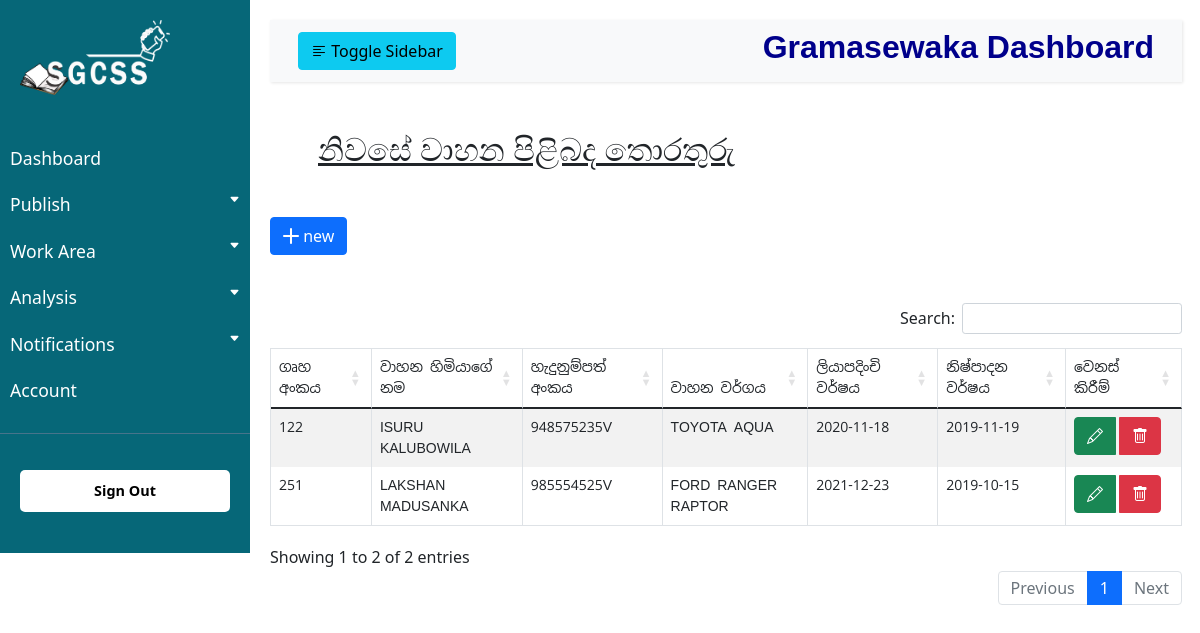
The app's page /gaccount/ruralinfo/rPage7.php (signed in) with its own data.
### tables this page shows
CREATE TABLE IF NOT EXISTS `vehicle_info` (
  `id` int(11) NOT NULL AUTO_INCREMENT,
  `h_no` varchar(100) NOT NULL,
  `owner` varchar(650) NOT NULL,
  `nic` varchar(12) NOT NULL,
  `vehi_type` varchar(300) NOT NULL,
  `reg_year` date NOT NULL,
  `made_year` date NOT NULL,
  PRIMARY KEY (`id`)
);

### gaccount/ruralinfo/rPage7.php (the view, shortened to what this page needs)
<?php
include("../connection/db_connection.php");
?>
<!DOCTYPE html>
<html lang="en">
<head>
     <link rel="stylesheet" href="../css/style.css">
     <link rel="stylesheet" href="https://cdnjs.cloudflare.com/ajax/libs/twitter-bootstrap/4.5.2/css/bootstrap.css">
     <link rel="stylesheet" href="https://cdn.jsdelivr.net/npm/bootstrap@5.0.2/dist/css/bootstrap.min.css">
     <link rel="stylesheet" href="https://cdn.datatables.net/1.11.0/css/dataTables.bootstrap4.min.css">
     <link rel="stylesheet" href="https://cdn.datatables.net/buttons/2.0.1/css/buttons.dataTables.min.css">
     <link rel="stylesheet" href="https://cdn.jsdelivr.net/npm/bootstrap-icons@1.5.0/font/bootstrap-icons.css">
</head>
<body>
<div class="wrapper">
        <nav id="sidebar">
            <div class="sidebar-header">
                <img src="../asset/Logo.png" alt="Logo" width="150px" height="75px">
            </div>
            <ul class="list-unstyled components">
                <li>
                    <a href="../gdashboard.php" class="dash-header">Dashboard</a>
                </li>
                <li>
                    <a href="#homeSubmenu" data-bs-toggle="collapse" aria-expanded="false" class="dropdown-toggle">Publish<i class="bi bi-caret-down-fill bi-lg first"></i></a>
                </li>
                <li>
                    <a href="#workArea" data-bs-toggle="collapse" aria-expanded="false" class="dropdown-toggle">Work Area <i class="bi bi-caret-down-fill bi-lg first"></i></a>
                </li>
                <li>
                    <a href="#analysis" data-bs-toggle="collapse" aria-expanded="false" class="dropdown-toggle">Analysis <i class="bi bi-caret-down-fill bi-lg first"></i></a>
                </li>
                <li>
                    <a href="#notification" data-bs-toggle="collapse"  aria-expanded="false" class="dropdown-toggle">Notifications <i class="bi bi-caret-down-fill bi-lg first"></i></a>
                </li>
                <li>
                    <a href="../account.php">Account</a>
                </li>
            </ul>
            <ul class="list-unstyled CTAs">
                <li>
                    <a href="../../signout.php" class="signout">Sign Out</a>
                </li>
            </ul>
        </nav>
        <div id="content">
            <nav class="navbar navbar-expand-lg navbar-light bg-light">
                <div class="container-fluid">
                    <button type="button" id="sidebarCollapse" class="btn btn-info">
                    <i class="bi bi-text-left bi-bold"></i>
                        <span>Toggle Sidebar</span>
                    </button>
                    <div class="dashboard-name">
                        <h2 class="dashboard-header">Gramasewaka Dashboard</h2>
                    </div>
                </div>
            </nav>
            <div class="table-name">
                    <h3 class="table-name-header m-5"><u>නිවසේ වාහන පිළිබද තොරතුරු</u></h3>
            </div>
            <div class="insert-new">
                <button type="submit" class="btn btn-primary" name="insert" id="insert" data-toggle="modal" data-target="#vehForm"><i class="bi bi-plus-lg"></i> new</button>
            </div>
            <div class="row my-5">
                <table class="table table-striped table-responsive-md table-bordered my-5" id="vehicleTable">
                    <thead>
                        <tr>
                            <th class="sinhala-font">ගෘහ අංකය</th>
                            <th class="sinhala-font">වාහන හිමියාගේ නම</th>
                            <th class="sinhala-font">හැදුනුම්පත් අංකය</th>
                            <th class="sinhala-font">වාහන වර්ගය</th>
                            <th class="sinhala-font">ලියාපදිංචි වර්ෂය</th>
                            <th class="sinhala-font">නිෂ්පාදන වර්ෂය</th>
                            <th class="sinhala-font">වෙනස් කිරීම්</th>
                        </tr>
                    </thead>
                    <tbody>
                        <?php
                                $selectData = "SELECT * FROM `vehicle_info` ORDER BY `h_no`";
                                $resultSelect = mysqli_query($conn, $selectData);
                                if(mysqli_num_rows($resultSelect)>0){
                                    while($row = mysqli_fetch_assoc($resultSelect)){
                                        echo '
                                            <tr>
                                                <td class="sinhala-font d-none" name="hNo" id="t_id">'.$row["id"].'</td>
                                                <td class="sinhala-font" name="hNo" id="t_hNo">'.$row["h_no"].'</td>
                                                <td class="sinhala-font" name="vehicleOwner" id="t_vehicleOwner">'.$row["owner"].'</td>
                                                <td class="sinhala-font" name="nic" id="t_nic">'.$row["nic"].'</td>
                                                <td class="sinhala-font" name="vehicleType" id="t_vehicleType">'.$row["vehi_type"].'</td>
                                                <td class="sinhala-font" name="regYear" id="t_regYear">'.$row["reg_year"].'</td>
                                                <td class="sinhala-font" name="madeYear" id="t_madeYear">'.$row["made_year"].'</td>
                                                <td name="change" id="change">
                                                    <div class="btn-group">
                                                        <button class="btn btn-success mr-1" name="update" id="update" data-toggle="modal" data-target="#vehUpdate"><i class="bi bi-pencil"></i></button>
                                                        <button class="btn btn-danger " name="delete" id="'.$row["id"].'" data-bs-toggle="tooltip" data-bs-placement="top" title="DELETE" onclick="r7DeleteRow(this.id);"><i class="bi bi-trash"></i></button>
                                                    </div>
                                                </td>
                                            </tr>
                                        ';
                                    }
                                }
                        ?>
                    </tbody>
                </table>
            </div>
        </div>
    </div>
</body>
</html>

### gaccount/css/style.css (style rules this page uses)
body { font-family: 'Poppins', sans-serif; background: #fafafa; }
ul li a i.first { position: inherit; text-align: right; float: right; font-size: 11px; }
a, a:hover, a:focus { color: inherit; text-decoration: none; transition: all 0.6s; }
.navbar { padding: 15px 10px; background: #fff; border: none; border-radius: 0; margin-bottom: 40px; box-shadow: 1px 1px 3px rgba(0, 0, 0, 0.1); }
.wrapper { display: flex; width: 100%; align-items: stretch; }
#sidebar { min-width: 250px; max-width: 250px; min-height: fit-content; max-height: fit-content; background: #066778 ; color: #fff; transition: all 0.3s; }
#sidebar .sidebar-header { padding: 20px; background: #066778 ; }
#sidebar ul.components { padding: 20px 0; border-bottom: 1px solid #47748b; }
#sidebar ul li a { color: #fff; padding: 10px; font-size: 1.1em; display: block; text-decoration: none; }
.dropdown-toggle::after { display: block; position: absolute; top: 50%; right: 20px; transform: translateY(-50%); }
ul.CTAs { padding: 20px; }
ul.CTAs a { text-align: center; font-size: 0.9em !important; display: block; border-radius: 5px; margin-bottom: 5px; }
.dashboard-name .dashboard-header { font-weight: bold; font-family: Arial, Helvetica, sans-serif; color:darkblue; }
#sidebar ul li a.signout { background: #fff; color: #000; font-weight: bold; }
i.bi-text-left { font-weight: 700; color: black; }
#content { width: 100%; padding: 20px; min-height: 100vh; transition: all 0.3s; }
.sinhala-font { font-family: 'Noto Sans Sinhala', sans-serif; font-size: 14px; font-weight: normal; }
.table-name-header { font-size: 32px; }

### records on screen
vehicle_info: h_no "122", owner "ISURU KALUBOWILA", nic "948575235V", vehi_type "TOYOTA AQUA", reg_year "2020-11-18", made_year "2019-11-19"
vehicle_info: h_no "251", owner "LAKSHAN MADUSANKA", nic "985554525V", vehi_type "FORD RANGER RAPTOR", reg_year "2021-12-23", made_year "2019-10-15"
